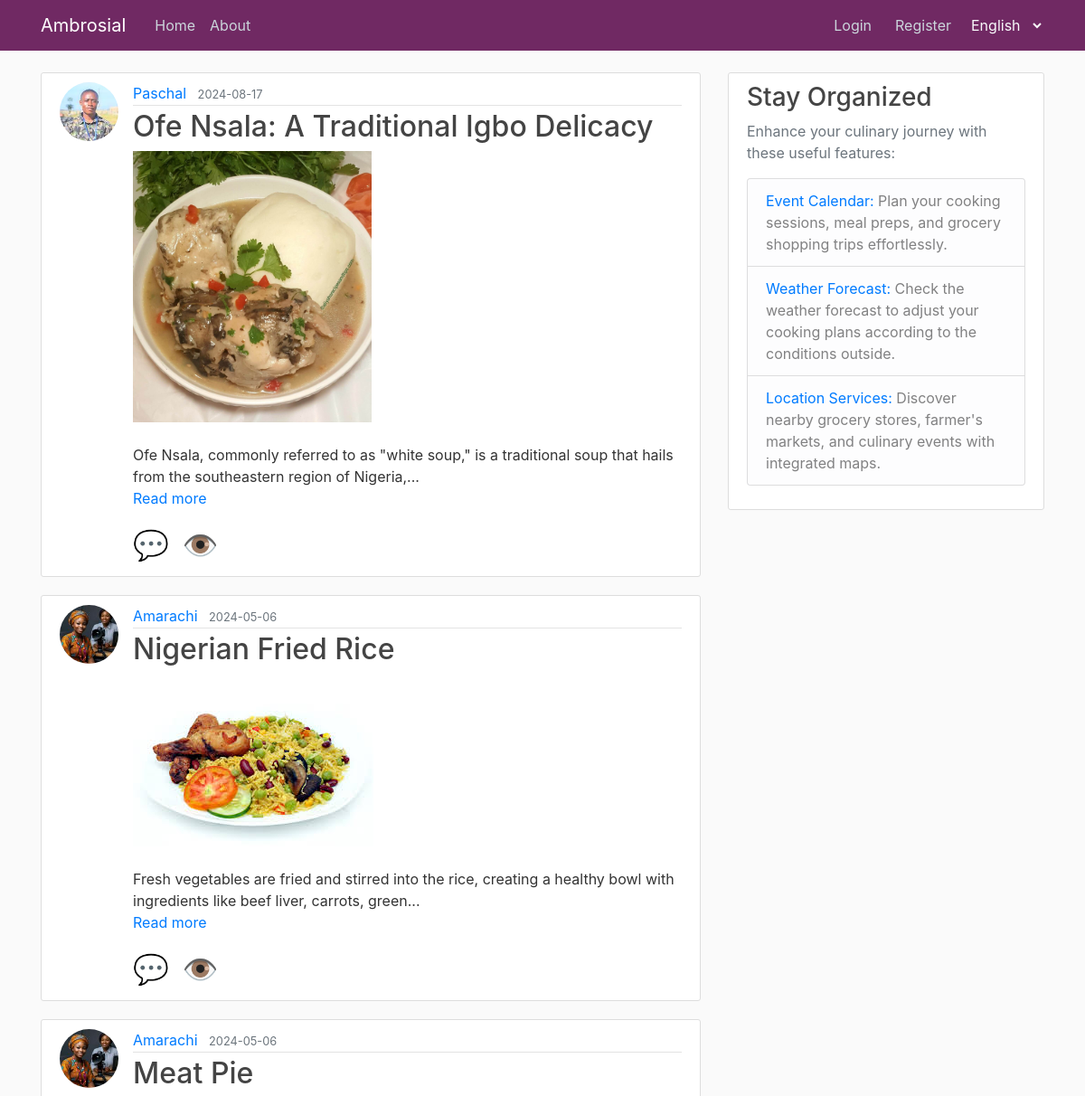
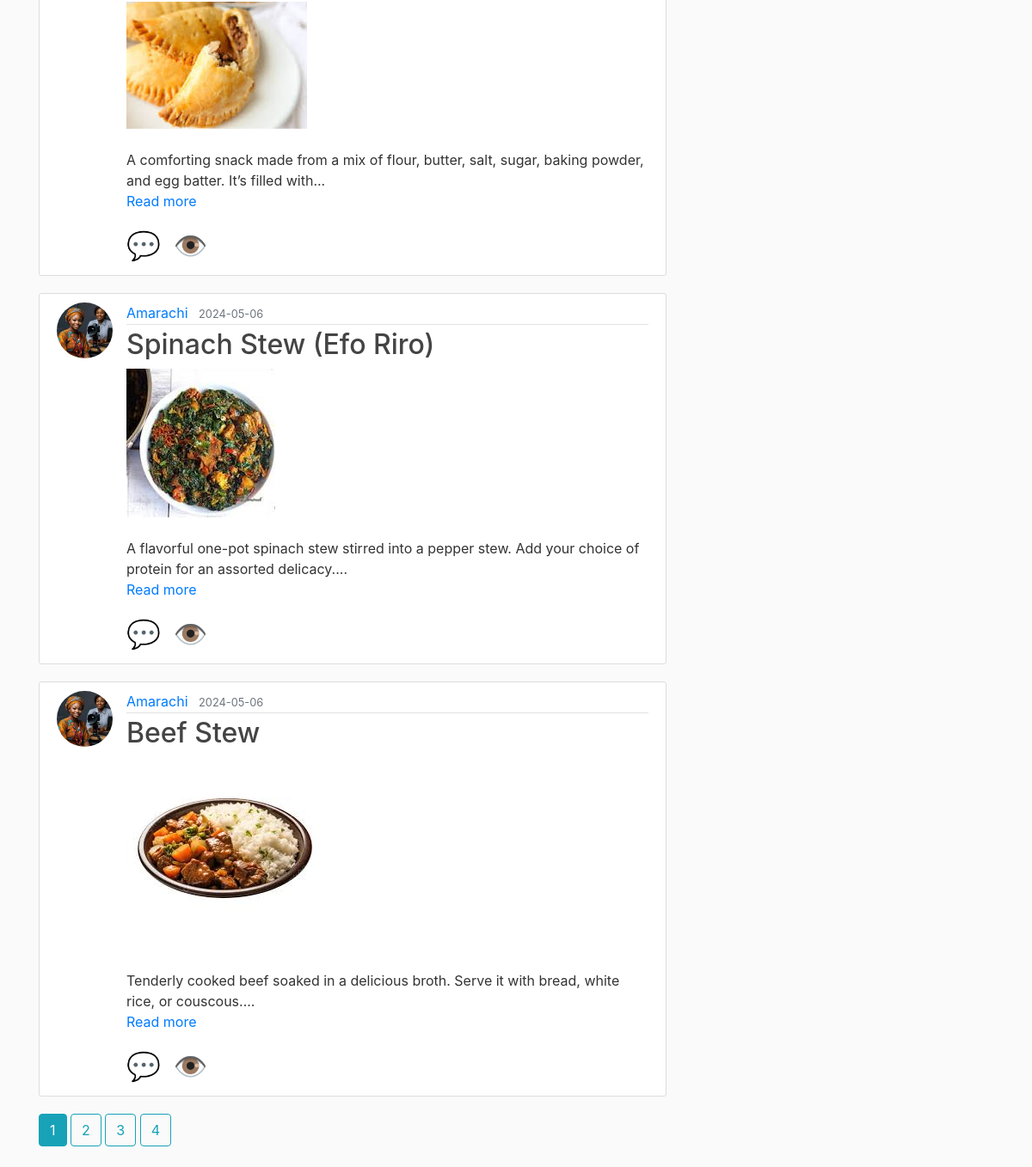
The page /home on the database its author committed (2 pictures, top to bottom).
### flask_ambrosial/models.py (models this page shows, shortened)
class Post(db.Model):
    id = db.Column(db.Integer, primary_key=True)
    title = db.Column(db.String(100), nullable=False)
    date_posted = db.Column(
        db.DateTime, nullable=False, default=datetime.now(timezone.utc)
    )
    content = db.Column(db.Text, nullable=False)
    user_id = db.Column(
        db.Integer, db.ForeignKey('user.id', name='fk_post_user_id'),
        nullable=False
    )
    image_filename = db.Column(db.String(100), nullable=False)
    comments = db.relationship('Comment', backref='post', lazy=True)

class User(db.Model, UserMixin):
    id = db.Column(db.Integer, primary_key=True)
    username = db.Column(db.String(20), unique=True, nullable=False)
    email = db.Column(db.String(120), unique=True, nullable=False)
    image_file = db.Column(
        db.String(20), nullable=False, default='default.jpg'
    )
    password = db.Column(db.String(60), nullable=False)
    posts = db.relationship('Post', backref='author', lazy=True)
    comments = db.relationship('Comment', backref='author', lazy=True)

### flask_ambrosial/posts/routes.py (the view)
@posts.route("/")
@posts.route("/home")
def home():
    page = request.args.get('page', 1, type=int)
    posts = Post.query.order_by(
        Post.date_posted.desc()
    ).paginate(page=page, per_page=5)
    post_form = PostForm()
    comment_form = CommentForm()
    reply_form = ReplyForm()
    return render_template(
        'home.html', posts=posts, post_form=post_form,
        comment_form=comment_form, reply_form=reply_form
    )

### flask_ambrosial/posts/forms.py
class PostForm(FlaskForm):
    title = StringField('Title', validators=[DataRequired()])
    content = TextAreaField('Content', validators=[DataRequired()])
    image_filename = FileField(
        'Image', validators=[
            DataRequired(), FileAllowed(['jpg', 'png', 'jpeg'])
        ]
    )
    submit = SubmitField('Post')

class CommentForm(FlaskForm):
    content = TextAreaField('Content', validators=[DataRequired()])
    submit = SubmitField('Comment')

### flask_ambrosial/__init__.py (called while the page is built)
def get_locale():
    if 'lang' in request.args:
        lang = request.args.get('lang')
        if lang in current_app.config['LANGUAGES']:
            session['lang'] = lang
            return lang
    return session.get(
        'lang',
        request.accept_languages.best_match(current_app.config['LANGUAGES'])
    )

### flask_ambrosial/templates/home.html (shortened to what this page needs)
{% extends "layout.html" %}
{% block content %}
    {% for post in posts.items %}
        <article class="media content-section">
            <img class="rounded-circle article-img" src="{{ url_for('static', filename='profile_pics/' + post.author.image_file) }}">
            <div class="media-body">
                <div class="article-metadata">
                    <a class="mr-2" href="{{ url_for('users.user_posts', username=post.author.username) }}">{{ post.author.username }}</a>
                    <small class="text-muted">{{ post.date_posted.strftime('%Y-%m-%d') }}</small>
                </div>
                <h2><a class="article-title" href="{{ url_for('posts.post', post_id=post.id) }}">{{ post.title }}</a></h2>
                {% if post.image_filename %}
                    <img class="post-image" src="{{ url_for('static', filename='post_pics/' + post.image_filename) }}" alt="{{ post.title }}">
                {% endif %}
                <p class="article-content">
                    {{ post.content.split(' ')[:20] | join(' ') }}...
                    <a href="#" class="read-more" data-full-content="{{ post.content }}">{{ _('Read more') }}</a>
                </p>
                <div class="comment-icons">
                    <span class="icon add-comment-icon">💬</span>
                    <span class="icon view-comments-icon">👁️</span>
                </div>
            </div>
        </article>
    {% endfor %}
    {% for page_num in posts.iter_pages(left_edge=1, right_edge=1, left_current=1, right_current=2) %}
        {% if page_num %}
            {% if posts.page == page_num %}
                <a class="btn btn-info mb-4" href="{{ url_for('main.home', page=page_num) }}">{{ page_num }}</a>
            {% else %}
                <a class="btn btn-outline-info mb-4" href="{{ url_for('main.home', page=page_num) }}">{{ page_num }}</a>
            {% endif %}
        {% endif %}
    {% endfor %}
{% endblock content %}

### flask_ambrosial/templates/layout.html (shortened to what this page needs)
<!DOCTYPE html>
<html lang="{{ get_locale() }}">
<head>
    <link rel="stylesheet" href="https://maxcdn.bootstrapcdn.com/bootstrap/4.0.0/css/bootstrap.min.css">
    <link rel="stylesheet" href="https://cdnjs.cloudflare.com/ajax/libs/font-awesome/5.15.3/css/all.min.css">
    <link rel="stylesheet" type="text/css" href="{{ url_for('static', filename='main.css') }}">
</head>
<body>
    <header class="site-header">
      <nav class="navbar navbar-expand-md navbar-dark bg-steel fixed-top">
        <div class="container">
          <a class="navbar-brand mr-4" href="#">{{ _('Ambrosial') }}</a>
          <div class="collapse navbar-collapse" id="navbarToggle">
            <div class="navbar-nav mr-auto">
              <a class="nav-item nav-link" href="{{ url_for('main.home') }}">{{ _('Home') }}</a>
              <a class="nav-item nav-link" href="{{ url_for('main.about') }}">{{ _('About') }}</a>
            </div>
            <div class="navbar-nav ml-auto d-flex justify-content-end w-50">
                {% if current_user.is_authenticated %}
                    <a class="nav-item nav-link" href="{{ url_for('posts.new_post') }}">{{ _('New Post') }}</a>
                    <a class="nav-item nav-link" href="{{ url_for('users.account') }}">{{ _('Account') }}</a>
                    <a class="nav-item nav-link" href="{{ url_for('users.logout') }}">{{ _('Logout') }}</a>
                    <a class="nav-item nav-link" href="{{ url_for('chat.chat_room') }}">
                        <i class="fas fa-comments"></i> {{ _('Chat') }}
                    </a>
                {% else %}
                    <a class="nav-item nav-link" href="{{ url_for('users.login') }}">{{ _('Login') }}</a>
                    <a class="nav-item nav-link" href="{{ url_for('users.register') }}">{{ _('Register') }}</a>
                {% endif %}
                <div class="nav-item dropdown">
                  <select onchange="location = '/setlang?lang=' + this.value;"
                          class="nav-link dropdown-toggle bg-transparent border-0 p-0 text-light"
                          id="languageDropdown" style="background-color: #343a40; color: #fff;">
                    <option value="en" {{ 'selected' if get_locale() == 'en' else '' }}>English</option>
                  </select>
                </div>
            </div>
          </div>
        </div>
      </nav>
    </header>
    <main role="main" class="container">
      <div class="row">
        <div class="col-md-8">
          {% block content %}{% endblock %}
        </div>
        <div class="col-md-4">
          <div class="content-section">
            <h3>{{ _('Stay Organized') }}</h3>
            <p class='text-muted'>{{ _('Enhance your culinary journey with these useful features:') }}
              <ul class="list-group">
                <li class="list-group-item list-group-item-light">
                    <a href="#" id="event-calendar-link">{{ _('Event Calendar:') }}</a> {{ _('Plan your cooking sessions, meal preps, and grocery shopping trips effortlessly.') }}
                </li>
                <li class="list-group-item list-group-item-light">
                    <a href="#" id="weather-forecast-link">{{ _('Weather Forecast:') }}</a> {{ _('Check the weather forecast to adjust your cooking plans according to the conditions outside.') }}
                </li>
                <li class="list-group-item list-group-item-light">
                    <a href="#" id="location-services-link">{{ _('Location Services:') }}</a> {{ _('Discover nearby grocery stores, farmer\'s markets, and culinary events with integrated maps.') }}
                </li>
              </ul>
            </p>
          </div>
        </div>
      </div>
    </main>
</body>
</html>

### flask_ambrosial/static/main.css (style rules this page uses)
body { background: #fafafa; color: #333333; margin-top: 5rem; }
h1, h2, h3, h4, h5, h6 { color: #444444; }
.bg-steel { background-color: #702963; }
.site-header .navbar-nav .nav-link { color: #cbd5db; }
.content-section { background: #ffffff; padding: 10px 20px; border: 1px solid #dddddd; border-radius: 3px; margin-bottom: 20px; }
.article-title { color: #444444; }
.article-content { white-space: pre-line; }
.article-img { height: 65px; width: 65px; margin-right: 16px; }
.article-metadata { padding-bottom: 1px; margin-bottom: 4px; border-bottom: 1px solid #e3e3e3; }
.navbar-nav.ml-auto { width: 50%; display: flex; justify-content: flex-end; align-items: center; }
.navbar-nav.ml-auto .nav-item { margin-left: 10px; }
.icon { font-size: 32px; cursor: pointer; margin-right: 10px; }
.post-image { max-width: 100%; max-height: 300px; height: auto; border: none; }
#languageDropdown option { background-color: #343a40; color: #fff; }

### rows shown on the page
Post: image_file (picture), author.username "Paschal", date_posted "2024-08-17", title "Ofe Nsala: A Traditional Igbo Delicacy", image_filename (picture), content.split "Ofe Nsala, commonly referred to as \"white soup,\" is a traditional soup that hails from the southeastern region of Nigeria,"
Post: image_file (picture), author.username "Amarachi", date_posted "2024-05-06", title "Nigerian Fried Rice", image_filename (picture), content.split "Fresh vegetables are fried and stirred into the rice, creating a healthy bowl with ingredients like beef liver, carrots, green"
Post: image_file (picture), author.username "Amarachi", date_posted "2024-05-06", title "Meat Pie", image_filename (picture), content.split "A comforting snack made from a mix of flour, butter, salt, sugar, baking powder, and egg batter. It’s filled with"
Post: image_file (picture), author.username "Amarachi", date_posted "2024-05-06", title "Spinach Stew (Efo Riro)", image_filename (picture), content.split "A flavorful one-pot spinach stew stirred into a pepper stew. Add your choice of protein for an assorted delicacy."
Post: image_file (picture), author.username "Amarachi", date_posted "2024-05-06", title "Beef Stew", image_filename (picture), content.split "Tenderly cooked beef soaked in a delicious broth. Serve it with bread, white rice, or couscous."

### other values the page prints
{{ page_num }} "1"
{{ page_num }} "2" "3" "4"
